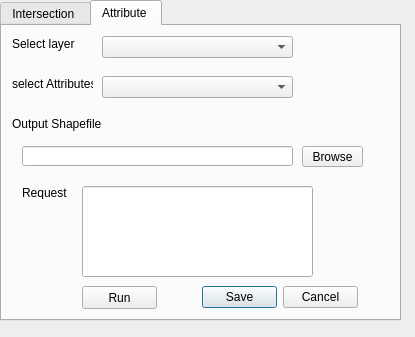
<?xml version="1.0" encoding="UTF-8"?>
<ui version="4.0">
 <class>RequeteAttributaireDialogBase</class>
 <widget class="QDialog" name="RequeteAttributaireDialogBase">
  <property name="geometry">
   <rect>
    <x>0</x>
    <y>0</y>
    <width>415</width>
    <height>337</height>
   </rect>
  </property>
  <property name="windowTitle">
   <string>Requete_attributaire</string>
  </property>
  <widget class="QTabWidget" name="re">
   <property name="geometry">
    <rect>
     <x>0</x>
     <y>0</y>
     <width>401</width>
     <height>321</height>
    </rect>
   </property>
   <property name="currentIndex">
    <number>1</number>
   </property>
   <widget class="QWidget" name="tab">
    <attribute name="title">
     <string>Intersection </string>
    </attribute>
    <widget class="QDialogButtonBox" name="buttonBox">
     <property name="geometry">
      <rect>
       <x>190</x>
       <y>260</y>
       <width>156</width>
       <height>23</height>
      </rect>
     </property>
     <property name="standardButtons">
      <set>QDialogButtonBox::Cancel|QDialogButtonBox::Save</set>
     </property>
    </widget>
    <widget class="QLabel" name="label_3">
     <property name="geometry">
      <rect>
       <x>40</x>
       <y>190</y>
       <width>111</width>
       <height>16</height>
      </rect>
     </property>
     <property name="text">
      <string>Output Shapefile</string>
     </property>
    </widget>
    <widget class="QPushButton" name="pushButton">
     <property name="geometry">
      <rect>
       <x>320</x>
       <y>220</y>
       <width>61</width>
       <height>21</height>
      </rect>
     </property>
     <property name="text">
      <string>Browse</string>
     </property>
    </widget>
    <widget class="QPushButton" name="pushButton_2">
     <property name="geometry">
      <rect>
       <x>70</x>
       <y>260</y>
       <width>75</width>
       <height>23</height>
      </rect>
     </property>
     <property name="text">
      <string>Run</string>
     </property>
    </widget>
    <widget class="QComboBox" name="comboBox_2">
     <property name="geometry">
      <rect>
       <x>70</x>
       <y>120</y>
       <width>191</width>
       <height>22</height>
      </rect>
     </property>
    </widget>
    <widget class="QLabel" name="label_2">
     <property name="geometry">
      <rect>
       <x>40</x>
       <y>80</y>
       <width>111</width>
       <height>16</height>
      </rect>
     </property>
     <property name="text">
      <string>Intersect layer</string>
     </property>
    </widget>
    <widget class="QLabel" name="label">
     <property name="geometry">
      <rect>
       <x>40</x>
       <y>0</y>
       <width>111</width>
       <height>16</height>
      </rect>
     </property>
     <property name="text">
      <string>Input vector layer</string>
     </property>
    </widget>
    <widget class="QComboBox" name="comboBox">
     <property name="geometry">
      <rect>
       <x>70</x>
       <y>40</y>
       <width>191</width>
       <height>22</height>
      </rect>
     </property>
    </widget>
    <widget class="QLineEdit" name="lineEdit">
     <property name="geometry">
      <rect>
       <x>70</x>
       <y>220</y>
       <width>241</width>
       <height>20</height>
      </rect>
     </property>
    </widget>
   </widget>
   <widget class="QWidget" name="tab_2">
    <attribute name="title">
     <string>Attribute </string>
    </attribute>
    <widget class="QPushButton" name="pushButton_3">
     <property name="geometry">
      <rect>
       <x>80</x>
       <y>260</y>
       <width>75</width>
       <height>23</height>
      </rect>
     </property>
     <property name="text">
      <string>Run</string>
     </property>
    </widget>
    <widget class="QDialogButtonBox" name="buttonBox_2">
     <property name="geometry">
      <rect>
       <x>200</x>
       <y>260</y>
       <width>156</width>
       <height>23</height>
      </rect>
     </property>
     <property name="standardButtons">
      <set>QDialogButtonBox::Cancel|QDialogButtonBox::Save</set>
     </property>
    </widget>
    <widget class="QLineEdit" name="lineEdit_2">
     <property name="geometry">
      <rect>
       <x>80</x>
       <y>160</y>
       <width>231</width>
       <height>91</height>
      </rect>
     </property>
    </widget>
    <widget class="QLabel" name="label_4">
     <property name="geometry">
      <rect>
       <x>20</x>
       <y>160</y>
       <width>47</width>
       <height>13</height>
      </rect>
     </property>
     <property name="text">
      <string>Request</string>
     </property>
    </widget>
    <widget class="QLabel" name="label_5">
     <property name="geometry">
      <rect>
       <x>10</x>
       <y>10</y>
       <width>71</width>
       <height>16</height>
      </rect>
     </property>
     <property name="text">
      <string>Select layer </string>
     </property>
    </widget>
    <widget class="QLabel" name="label_6">
     <property name="geometry">
      <rect>
       <x>10</x>
       <y>50</y>
       <width>81</width>
       <height>16</height>
      </rect>
     </property>
     <property name="text">
      <string>select Attributes</string>
     </property>
    </widget>
    <widget class="QComboBox" name="comboBox_3">
     <property name="geometry">
      <rect>
       <x>100</x>
       <y>10</y>
       <width>191</width>
       <height>22</height>
      </rect>
     </property>
    </widget>
    <widget class="QComboBox" name="comboBox_4">
     <property name="geometry">
      <rect>
       <x>100</x>
       <y>50</y>
       <width>191</width>
       <height>22</height>
      </rect>
     </property>
    </widget>
    <widget class="QLabel" name="label_7">
     <property name="geometry">
      <rect>
       <x>10</x>
       <y>90</y>
       <width>111</width>
       <height>16</height>
      </rect>
     </property>
     <property name="text">
      <string>Output Shapefile</string>
     </property>
    </widget>
    <widget class="QPushButton" name="pushButton_4">
     <property name="geometry">
      <rect>
       <x>300</x>
       <y>120</y>
       <width>61</width>
       <height>21</height>
      </rect>
     </property>
     <property name="text">
      <string>Browse</string>
     </property>
    </widget>
    <widget class="QLineEdit" name="lineEdit_3">
     <property name="geometry">
      <rect>
       <x>20</x>
       <y>120</y>
       <width>271</width>
       <height>20</height>
      </rect>
     </property>
    </widget>
   </widget>
  </widget>
 </widget>
 <resources/>
 <connections/>
</ui>
